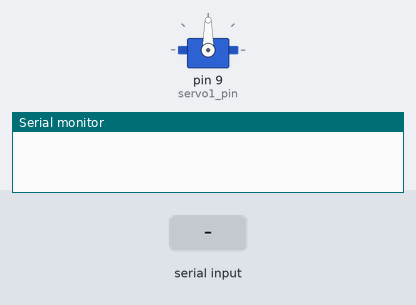
Bench run of a sketch on a simulated Arduino Uno, built with avr-gcc and run on an emulated ATmega328P. On the bench: servo, the last lines printed to the serial monitor. Inputs (shaded band) come from the test bench.

Above: at 1.2 s.
1.3 s: "30,150\n" received over Serial
At 2.6 s:
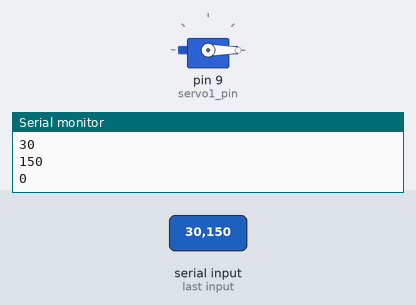
3.8 s: "90,45\n" received over Serial
At 4.6 s:
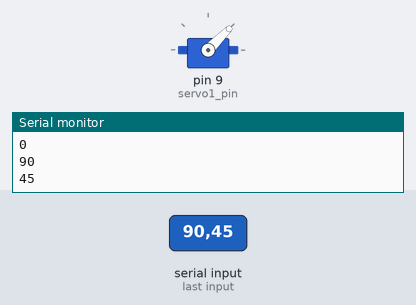
6.3 s: "200\n" received over Serial
At 6.7 s:
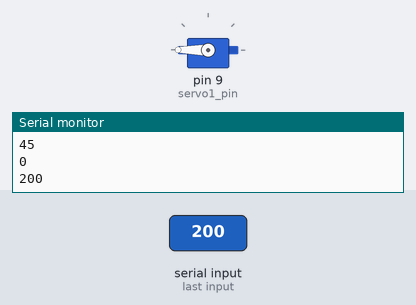
Timing chart, 0 to 9.3 s (numbered marks = the images above; inputs shaded):
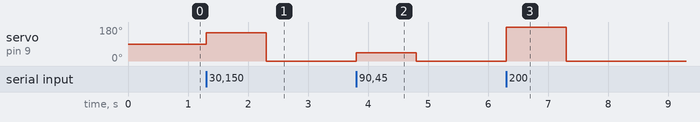

Measured:
- after the input at 1.3 s, servo on pin 9 (servo1_pin): 90° → 150° at once, → 0° 1.0 s later
- after the input at 3.8 s, servo on pin 9 (servo1_pin): 0° → 45° at once, → 0° 1.0 s later
- after the input at 6.3 s, servo on pin 9 (servo1_pin): 0° → 180° at once, → 0° 1.0 s later

The sketch:

Positional_Servo.ino
```cpp
/* Script for testing positional servo motors
 * Allows you to position the servo by sending angle values from the serial monitor
 * Also contains an optional "Return to zero" function, toggled by sending an angle of "-1"
 * Default state for the "Return to zero" function is ON
 *
 * Developed for the UNO, but will probably work on other boards
 *
 * Author: Alec Lin
 * Date: April 24, 2022
 * Version: 1.0
 */

#include <Servo.h>

Servo servo1;

int servo1_pin = 9;           // The PWM pin that the signal pin of the servo is connected to
int incoming_position = 0;
bool return_to_zero = false;

void setup() {
  Serial.begin(9600);
  servo1.attach(servo1_pin);
}

void loop() {
  while (Serial.available() == 0){}
    incoming_position = Serial.parseInt();
    if (incoming_position == -1)
    {
      if (return_to_zero)
      {
        Serial.println("Return to zero is OFF");
        return_to_zero = false;
      }
      else
      {
        Serial.println("Return to zero is ON");
        return_to_zero = true;
      }
    }
    else
    {
      // Move servo to desired position
      Serial.println(incoming_position);
      servo1.write(incoming_position);

      // Set servo back to zero position if return to zero is enabled
      if (return_to_zero)
      {
        delay(1000);
        incoming_position = 0;
        servo1.write(incoming_position);
      }
    }
}
```
